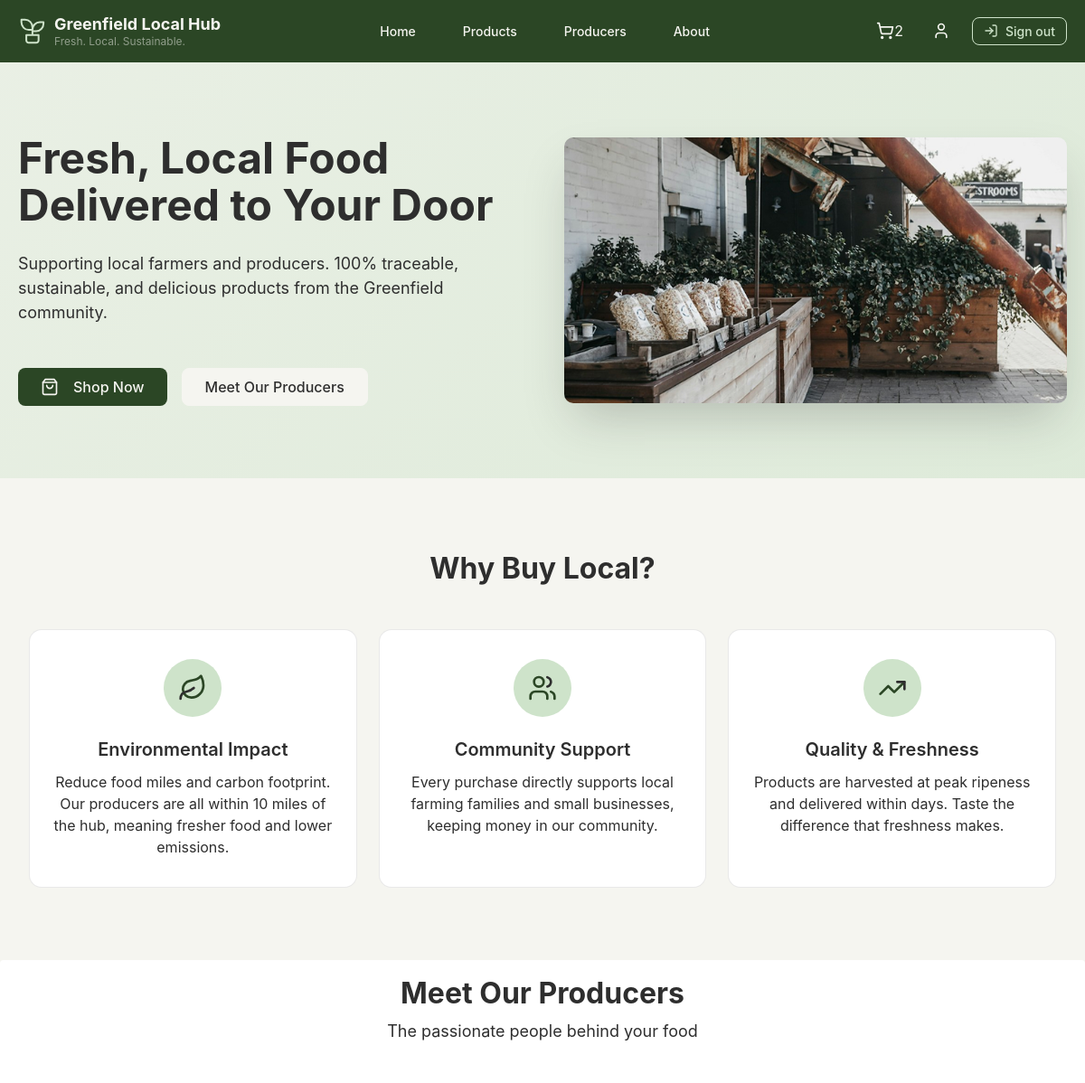
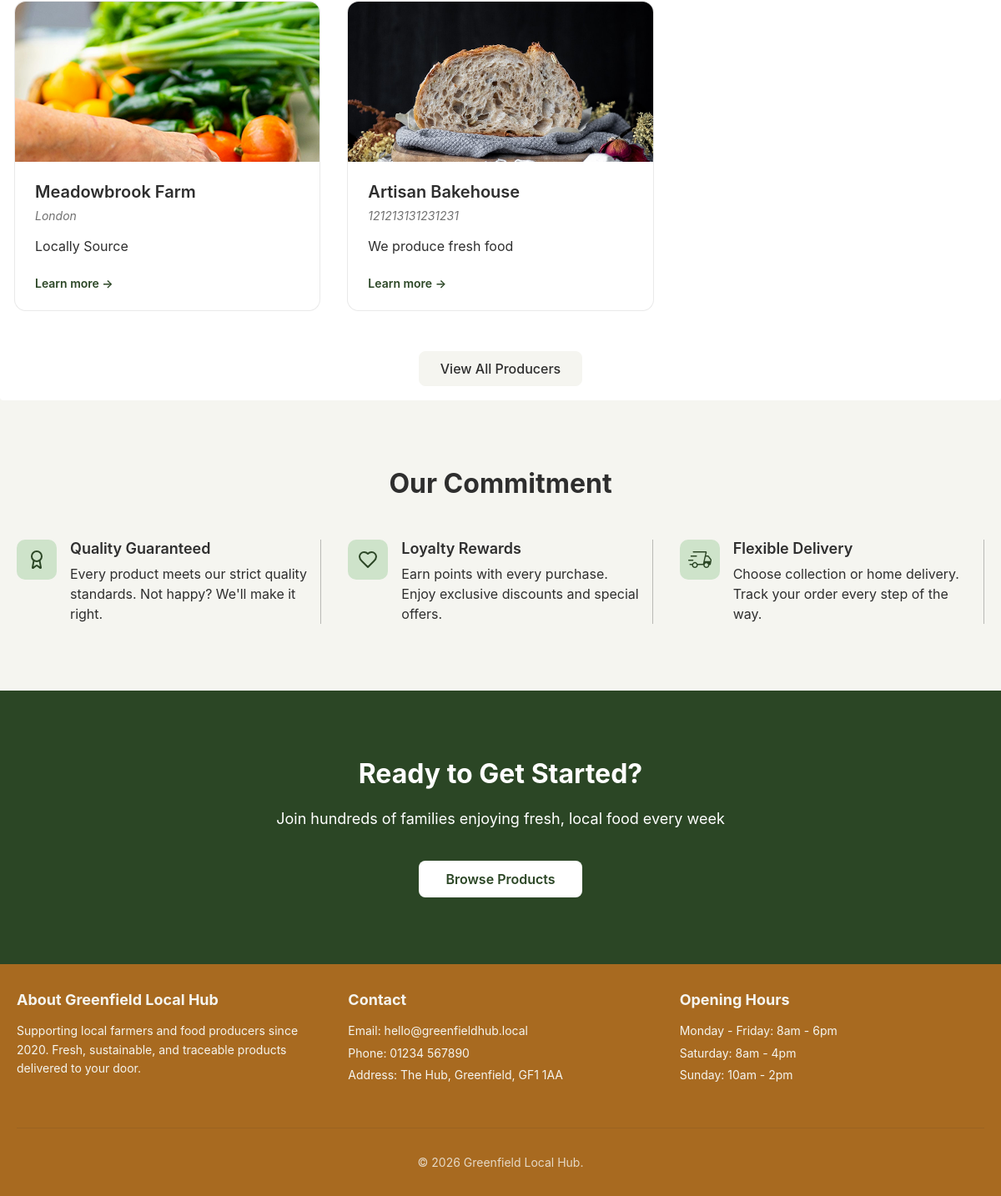
The app's page / (signed in) with its own data (2 pictures, top to bottom).
### tables this page shows
CREATE TABLE producer (
producer_id INTEGER PRIMARY KEY AUTOINCREMENT,
business_registration_number TEXT NOT NULL UNIQUE,
business_name TEXT NOT NULL,
business_email TEXT NOT NULL UNIQUE,
business_phone_number TEXT NOT NULL,
password_hash TEXT NOT NULL,
business_address TEXT NOT NULL,
description TEXT,
image_url TEXT,
production_method TEXT,
sustainability_info TEXT
);

### app.py (the view)
@app.route("/")
def homepage():
    db = get_db()
    producers = db.execute(
        """
        SELECT
            producer_id,
            business_name,
            business_address,
            description,
            image_url,
            production_method,
            sustainability_info
        FROM producer
         WHERE image_url IS NOT NULL
          AND TRIM(image_url) != ''
          AND description IS NOT NULL
          AND TRIM(description) != ''
          AND production_method IS NOT NULL
          AND TRIM(production_method) != ''
          AND sustainability_info IS NOT NULL
          AND TRIM(sustainability_info) != ''
        ORDER BY producer_id ASC
        LIMIT 3
        """
    ).fetchall()
    db.close()
    return render_template("index.html", producers=producers)

### app.py (called while the page is built, shortened)
def get_db():
    db = sqlite3.connect("glh.db")
    db.row_factory = sqlite3.Row
    db.execute("PRAGMA foreign_keys = ON")
    return db

@login_manager.user_loader
def load_user(user_id):
    db = get_db()
    if user_id.startswith("customer:"):
        actual_id = user_id.replace("customer:", "", 1)
        user = db.execute(
            "SELECT * FROM customer WHERE customer_id = ?",
            (actual_id,)
        ).fetchone()
        db.close()
        if user:
            return User(
                id=user["customer_id"],
                name=user["name"],
                email=user["email"],
                password_hash=user["password_hash"],
                user_type="customer"
            )
    db.close()
    return None

def get_cart_count(db, customer_id):
    basket = db.execute(
        "SELECT basket_id FROM basket WHERE customer_id = ?",
        (customer_id,)
    ).fetchone()
    if not basket:
        return 0
    count = db.execute(
        """
        SELECT COUNT(*)
        FROM basket_item
        WHERE basket_id = ?
        """,
        (basket["basket_id"],)
    ).fetchone()[0]
    return count or 0

@app.context_processor
def inject_cart_count():
    if current_user.is_authenticated and current_user.user_type == "customer":
        db = get_db()
        count = get_cart_count(db, current_user.id)
        db.close()
        return {"cart_count": count}
    return {"cart_count": 0}

### templates/index.html (shortened to what this page needs)
{% extends "base.html" %}
{% block content %}
<section id="hero-section">
  <div class="hero-wrapper">
    <div class="hero-container">
      <div class="hero-content">
        <h1>Fresh, Local Food Delivered to Your Door</h1>
        <p>
          Supporting local farmers and producers. 100% traceable, sustainable,
          and delicious products from the Greenfield community.
        </p>
        <div class="hero-buttons">
          <a href="{{url_for('products')}}" class="btn btn-primary">
            Shop Now
          </a>
          <a href="{{url_for('producers')}}" class="btn btn-secondary">Meet Our Producers</a>
        </div>
      </div>
      <div class="hero-image">
        <div class="image-card">
          <img src="static/images/homepage.png" alt="Fresh local produce at farmers market" />
        </div>
      </div>
    </div>
  </div>
</section>
<section id="features-section">
  <div class="container">
    <div class="section-header">
      <h2>Why Buy Local?</h2>
    </div>
    <div class="features-grid">
      <div class="feature-card">
        <div class="feature-content">
          <div class="icon-circle">
          </div>
          <div class="feature-text">
            <h3>Environmental Impact</h3>
            <p>
              Reduce food miles and carbon footprint. Our producers are all
              within 10 miles of the hub, meaning fresher food and lower
              emissions.
            </p>
          </div>
        </div>
      </div>
      <div class="feature-card">
        <div class="feature-content">
          <div class="icon-circle">
          </div>
          <div class="feature-text">
            <h3>Community Support</h3>
            <p>
              Every purchase directly supports local farming families and small
              businesses, keeping money in our community.
            </p>
          </div>
        </div>
      </div>
      <div class="feature-card">
        <div class="feature-content">
          <div class="icon-circle">
          </div>
          <div class="feature-text">
            <h3>Quality & Freshness</h3>
            <p>
              Products are harvested at peak ripeness and delivered within days.
              Taste the difference that freshness makes.
            </p>
          </div>
        </div>
      </div>
    </div>
  </div>
</section>
<section id="producers-section">
  <div class="container producers-panel">
    <div class="section-header">
      <h2>Meet Our Producers</h2>
      <p class="subtitle">The passionate people behind your food</p>
    </div>
    <div class="producers-grid">
      {% for producer in producers %}
      <div class="producer-card">
        <div class="card-image">
          <img src="{{ producer['image_url'] or '/static/images/default-producer.jpg' }}"
            alt="Profile photo for {{ producer['business_name'] }}" />
        </div>
        <div class="card-content">
          <h3>{{ producer['business_name'] }}</h3>
          <p class="location">{{ producer['business_address'] }}</p>
          <p class="description">
            {{ producer['description'] or 'Local producer profile coming soon.' }}
          </p>
          <a href="{{ url_for('producer_public_profile', producer_id=producer['producer_id']) }}"
            class="learn-more text-link">
            Learn more →
          </a>
        </div>
      </div>
      {% endfor %}
    </div>
    <div class="view-all-container">
      <a href="{{url_for('producers')}}" class="btn btn-secondary">View All Producers</a>
    </div>
  </div>
</section>
<section id="commitment-section">
  <div class="container commitment-panel">
    <div class="section-header">
      <h2>Our Commitment</h2>
    </div>
    <div class="commitment-grid">
      <div class="commitment-item">
        <div class="icon-box">
        </div>
        <div class="item-text">
          <h3>Quality Guaranteed</h3>
          <p>
            Every product meets our strict quality standards. Not happy? We'll
            make it right.
          </p>
        </div>
      </div>
      <div class="commitment-item">
        <div class="icon-box">
        </div>
        <div class="item-text">
          <h3>Loyalty Rewards</h3>
          <p>
            Earn points with every purchase. Enjoy exclusive discounts and
            special offers.
          </p>
        </div>
      </div>
      <div class="commitment-item">
        <div class="icon-box">
        </div>
        <div class="item-text">
          <h3>Flexible Delivery</h3>
          <p>
            Choose collection or home delivery. Track your order every step of
            the way.
          </p>
        </div>
      </div>
    </div>
  </div>
</section>
<section id="cta-section">
  <div class="cta-container">
    <h2>Ready to Get Started?</h2>
    <p>Join hundreds of families enjoying fresh, local food every week</p>
    <a href="{{url_for('products')}}" class="btn btn-white">Browse Products</a>
  </div>
</section>
{% endblock %}

### records on screen
producer: image_url (picture), business_name "Meadowbrook Farm", business_address "London", description "Locally Source"
producer: image_url (picture), business_name "Artisan Bakehouse", business_address "121213131231231", description "We produce fresh food"

### other values on screen
{{ cart_count }} "2"
